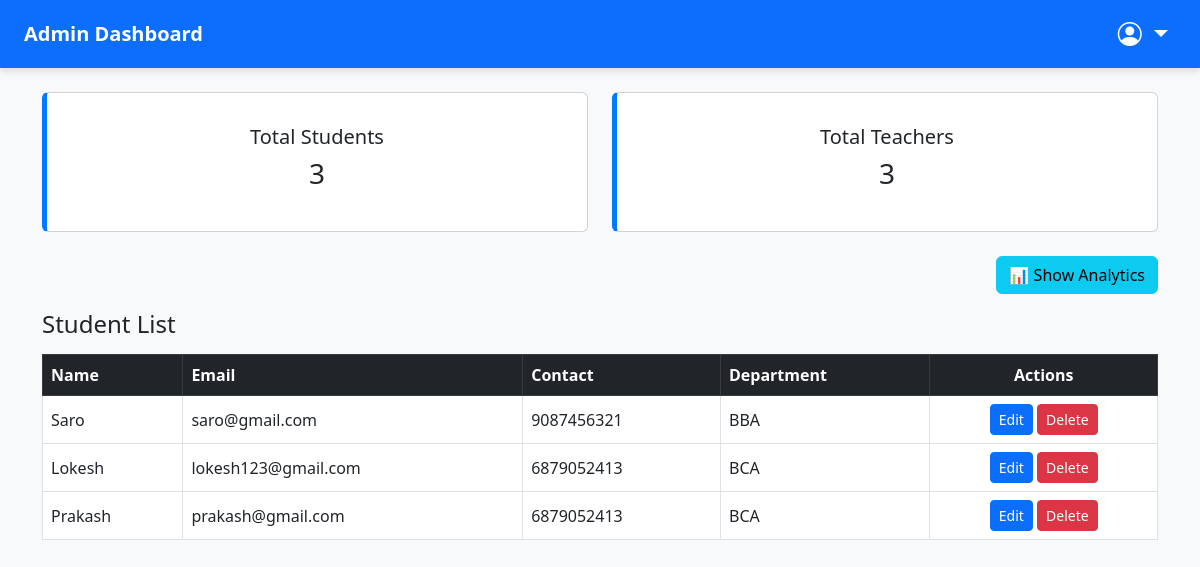
The app's page /dashboard/ (signed in) with its own data.
### main/models.py (models this page shows, shortened)
class Student(models.Model):
    user = models.OneToOneField(User, on_delete=models.CASCADE, null=True, blank=True)
    name = models.CharField(max_length=100)
    dob = models.DateField()
    contact = models.CharField(max_length=15)
    email = models.EmailField(unique=True)
    department = models.CharField(max_length=100)
    password = models.CharField(max_length=100)
    courses = models.ManyToManyField('Course') # ✅ ADD THIS LINE

### main/views.py (the view)
# urls.py: path('dashboard/', views.admin_dashboard, name='admin_dashboard'),
@login_required
def admin_dashboard(request):
    students = Student.objects.all()
    teachers = Teacher.objects.all()
    student_dept_counts = students.values('department').annotate(count=Count('department'))
    teacher_dept_counts = teachers.values('department').annotate(count=Count('department'))
    teacher_dept = teachers
    return render(request, 'main/admin_dashboard.html', {
        'students': students,
        'teachers': teachers,
        'teacher_dept':teacher_dept,
        'student_dept_counts': student_dept_counts,
        'teacher_dept_counts': teacher_dept_counts,
    })

### main/templates/main/admin_dashboard.html (shortened to what this page needs)
{% load static %}
<!DOCTYPE html>
<html lang="en">
<head>
  <link href="https://cdn.jsdelivr.net/npm/bootstrap@5.3.0/dist/css/bootstrap.min.css" rel="stylesheet">
  <link href="https://cdn.jsdelivr.net/npm/bootstrap-icons@1.10.5/font/bootstrap-icons.css" rel="stylesheet">
</head>
<body>
  <nav class="navbar navbar-expand-lg navbar-dark bg-primary px-4">
    <a class="navbar-brand fw-bold" href="#">Admin Dashboard</a>
    <ul class="navbar-nav ms-auto">
      <li class="nav-item dropdown">
        <a class="nav-link dropdown-toggle text-white fs-4" href="#" role="button" data-bs-toggle="dropdown"
          aria-expanded="false">
          <i class="bi bi-person-circle"></i>
        </a>
      </li>
    </ul>
  </nav>
  <div class="container mt-4">
    <div class="row mb-4">
      <div class="col-md-6">
        <div class="card card-clickable card-summary text-center p-3" onclick="showSection('students')">
          <div class="card-body">
            <h5 class="card-title">Total Students</h5>
            <h3>{{ students|length }}</h3>
          </div>
        </div>
      </div>
      <div class="col-md-6">
        <div class="card card-clickable card-summary text-center p-3" onclick="showSection('teachers')">
          <div class="card-body">
            <h5 class="card-title">Total Teachers</h5>
            <h3>{{ teachers|length }}</h3>
          </div>
        </div>
      </div>
    </div>
    <div class="text-end mb-3">
      <button class="btn btn-info" onclick="showSection('analytics')">📊 Show Analytics</button>
    </div>
    <div id="students" class="section active">
      <h4 class="mt-3">Student List</h4>
      <table class="table table-hover table-bordered align-middle mt-3">
        <thead class="table-dark">
          <tr>
            <th>Name</th>
            <th>Email</th>
            <th>Contact</th>
            <th>Department</th>
            <th class="text-center">Actions</th>
          </tr>
        </thead>
        <tbody>
          {% for student in students %}
          <tr>
            <td>{{ student.name }}</td>
            <td>{{ student.email }}</td>
            <td>{{ student.contact }}</td>
            <td>{{ student.department }}</td>
            <td class="text-center">
              <a href="{% url 'edit_student' student.id %}" class="btn btn-sm btn-primary">Edit</a>
              <a href="{% url 'delete_student' student.id %}" class="btn btn-sm btn-danger">Delete</a>
            </td>
          </tr>
          {% empty %}
          <tr>
            <td colspan="5" class="text-center text-muted">No students found.</td>
          </tr>
          {% endfor %}
        </tbody>
      </table>
    </div>
  </div>
</body>
</html>

### main/templates/main/admin_dashboard.html (style rules this page uses)
body { background-color: #f8f9fa; }
.navbar { box-shadow: 0 4px 6px rgba(0, 0, 0, 0.1); }
.card-clickable { cursor: pointer; transition: 0.3s; }
.section { display: none; }
.section.active { display: block; }
.card-summary { border-left: 5px solid #007bff; }

### records on screen
Student: name "Saro", email "saro@gmail.com", contact "9087456321", department "BBA"
Student: name "Lokesh", email "lokesh123@gmail.com", contact "6879052413", department "BCA"
Student: name "Prakash", email "prakash@gmail.com", contact "6879052413", department "BCA"

### other values on screen
{{ students|length }} "3"
{{ teachers|length }} "3"
